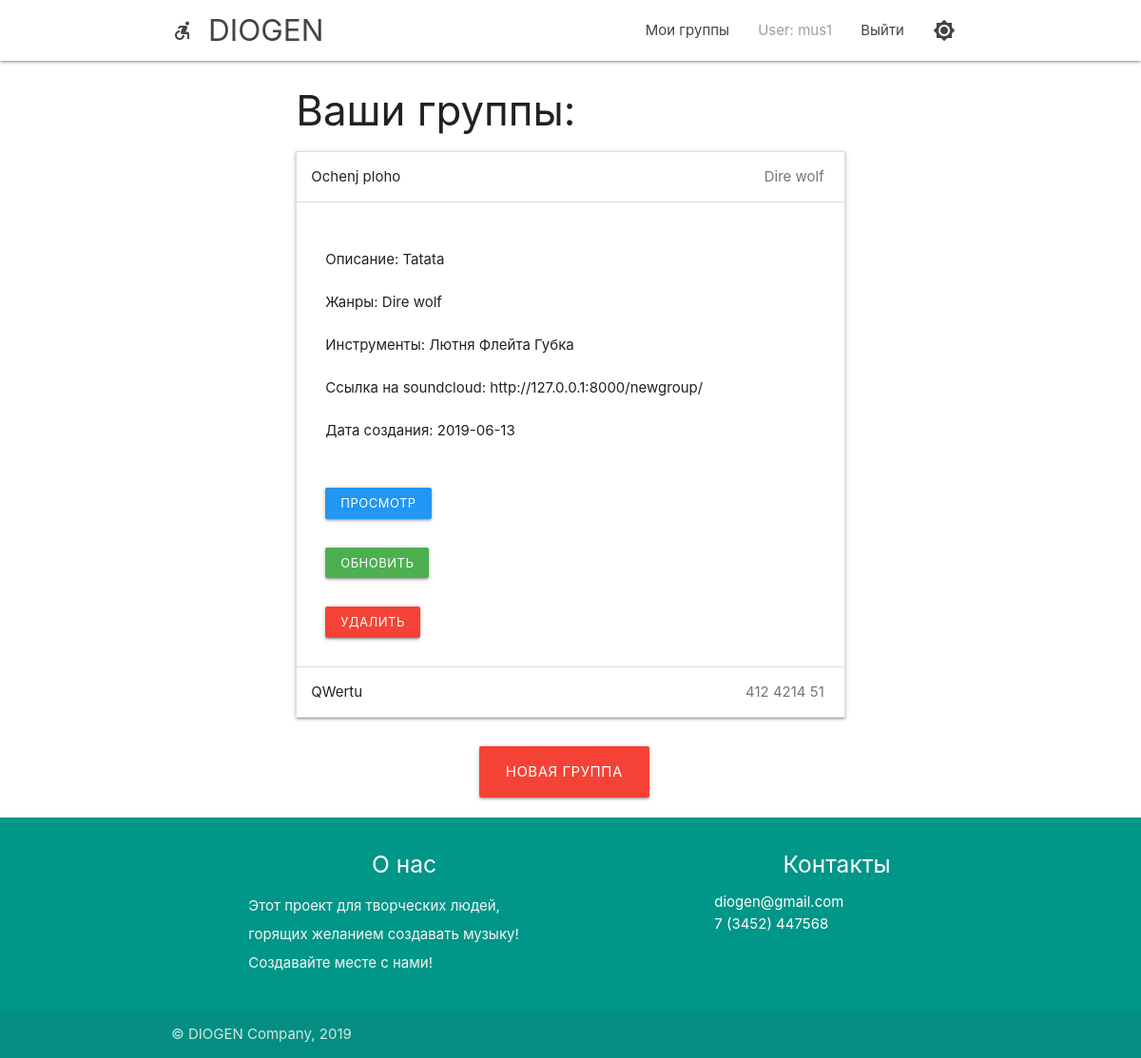
/mygroups/ (signed in), run on the app's committed database.
### userApp/models.py (models this page shows, shortened)
class GroupProfile(models.Model):
    name = models.CharField(max_length=100,default='', blank=False)
    description=models.TextField(default='',blank=True)
    genres=models.CharField(max_length=100,default='', blank=True)
    instruments=models.CharField(max_length=200,default='', blank=True)
    soundcloud=models.CharField(max_length=100, default='', blank=True)
    create_date = models.CharField(max_length=100, default='', blank=True)
    image = models.FileField(upload_to = 'pic_folder/', default = 'pic_folder/None/no-img.jpg')

### userApp/views.py (the view)
# urls.py: path('mygroups/', views.GroupList.as_view(), name="mygroups"),
class GroupList(ListView):
    model = GroupProfile
    context_object_name = 'context'
    template_name = 'groups/groups_listview.html'
    def get_queryset(self):
        result = super(GroupList, self).get_queryset()
        acceptedGroup = [i.group.pk for i in AcceptedGroup.objects.filter(user=get_object_or_404(PersonProfile, user=self.request.user), accepted=True)]
        return result.filter(pk__in= acceptedGroup) #Я ебу как вывести только свои группы?

### userApp/templates/groups/groups_listview.html (shortened to what this page needs)
{% extends "mainPage/wrapper.html" %}
{% load static %}
{% block page %}
    <div class="row">
    <div class="col s3 m3 l3">
    </div>
    <div class="col s6 m6 l6">
            <h3>Ваши группы:</h3>
                <ul class="collapsible" style="margin-block-end: 0px; margin-block-start: 0px;">
                    {% for group in  context %}
                    <li class="active">
                        <div class="collapsible-header" tabindex="0"> {{group.name}} <span class="badge">{{group.genres}} </span></div>
                        <div class="collapsible-body" style="display: none;">
                        <p> Описание: {{group.description}}</p>
                        <p> Жанры: {{group.genres}}</p>
                        <p> Инструменты: {{group.instruments}}</p>
                        <p> Ссылка на soundcloud: {{group.soundcloud}}</p>
                        <p> Дата создания: {{group.create_date}}</p>
                        <form id="" action={% url 'GroupDetail' pk=group.pk %}>
                            <button type="submit", class='btn-small blue ' style="margin-top: 30px;">Просмотр</button>
                        <form id="" action={% url 'GroupUpdate' pk=group.pk %}>
                            <button type="submit", class='btn-small green ' style="margin-top: 30px;">Обновить</button>
                        <form id="" action={% url 'GroupDelete' group.pk %}   method="post" accept-charset="utf-8">
                            <button type="submit", class='btn-small red' style="margin-top: 30px;">Удалить</button>
                        </form>
                        </div>
                    </li>
                    {% endfor %}
                </ul>
            <div class="col s3 m3 l4"></div>
            <a href="/newgroup/" class='btn-large red' style="margin-top: 30px;">Новая группа</a>
    </div>
    <div class="col s3 m3 l3">
    </div>
    </div>
{% endblock %}

### userApp/templates/mainPage/wrapper.html (shortened to what this page needs)
<!DOCTYPE html>
<html lang="en" style="height: 100%;">
<head>
  {% load static %}
  {% load staticfiles %}
  <link href="{% static 'css/materialize.css' %}" type="text/css" rel="stylesheet" media="screen,projection"/>
  <link href="{% static 'css/style.css' %}" type="text/css" rel="stylesheet" media="screen,projection"/>
</head>
<body>
  {% block header %}
  <body style="display: flex; flex-direction: column; height: 100%;">
      <nav class="white" role="navigation" style="flex: 0 0 auto;">
          <div class="nav-wrapper container ">
            {% if user.is_authenticated %}
            <a id="logo-container" href="/feed/" class="brand-logo">
                <i class="material-icons">accessible_forward</i>
              </i> DIOGEN</a>
            <ul class="right hide-on-med-and-down">
            {% else %}
            <a id="logo-container" href="/" class="brand-logo">
                <i class="material-icons">accessible_forward</i>
              </i> DIOGEN</a>
            <ul class="right hide-on-med-and-down">
            {% endif %}
            {% if user.is_authenticated and user.profile.nickname != '' %}
            <li><a href={% url 'mygroups' %}>Мои группы</a></li>
            {% endif %}
            {% if user.is_authenticated %}
              <li><a class="grey-text" href={% url 'UserUpdate' pk=user.personprofile.pk %}>User: {{ user.get_username }}</a></li>
              <li><a href="{% url 'logout'%}?next=/">Выйти</a></li>
              <li>
                <form id="" action={% url 'UserUpdate' pk=user.personprofile.pk %}>
                  <a id="logo-container" href={% url 'UserUpdate' pk=user.personprofile.pk %}><i class="material-icons">brightness_7</i></a></li>
            {% endif %}
              </ul>
          </div>
      </nav>
  </body>
  <div class='content' style="flex: 1 0 auto;">
  {% endblock %}
  {% block page %}
  {% endblock %}
  {% block footer %}
</div>
<footer class="page-footer teal" style="flex: 0 0 auto;">
  <div class="container">
  <div class="row">
<div class="col l1 s2"></div>
  <div class="col l5 s12">
  <h5 class="white-text" style = "text-align: center;">О нас</h5>
  <p class="grey-text text-lighten-4">Этот проект для творческих людей, горящих желанием создавать музыку! Создавайте месте с нами!</p>
  </div>
  <div class="col l2 s12">
  </div>
  <div class="col l4 s12">
  <h5 class="white-text" style = "text-align: center;">Контакты</h5>
  <ul>
  <li><a class="white-text" href="#!">diogen@gmail.com</a></li>
  <li><a class="white-text" href="#!">7 (3452) 447568 </a></li>
  </ul>
  </div>
  </div>
  </div>
  <div class="footer-copyright">
  <div class="container">
  &copy; DIOGEN Company,  {% now "Y" %}
  </div>
  </div>
  </footer>
  {% endblock %}
  </body>
</html>

### userApp/static/css/style.css (style rules this page uses)
nav ul a, nav .brand-logo { color: #444; }
p { line-height: 2rem; }
footer.page-footer { margin: 0; }

### data on the page
GroupProfile: name "Ochenj ploho", genres "Dire wolf", description "Tatata", instruments "Лютня Флейта Губка", soundcloud "http://127.0.0.1:8000/newgroup/", create_date "2019-06-13"
GroupProfile: name "QWertu", genres "412 4214 51"

### other printed values
{{ user.get_username }} "mus1"
